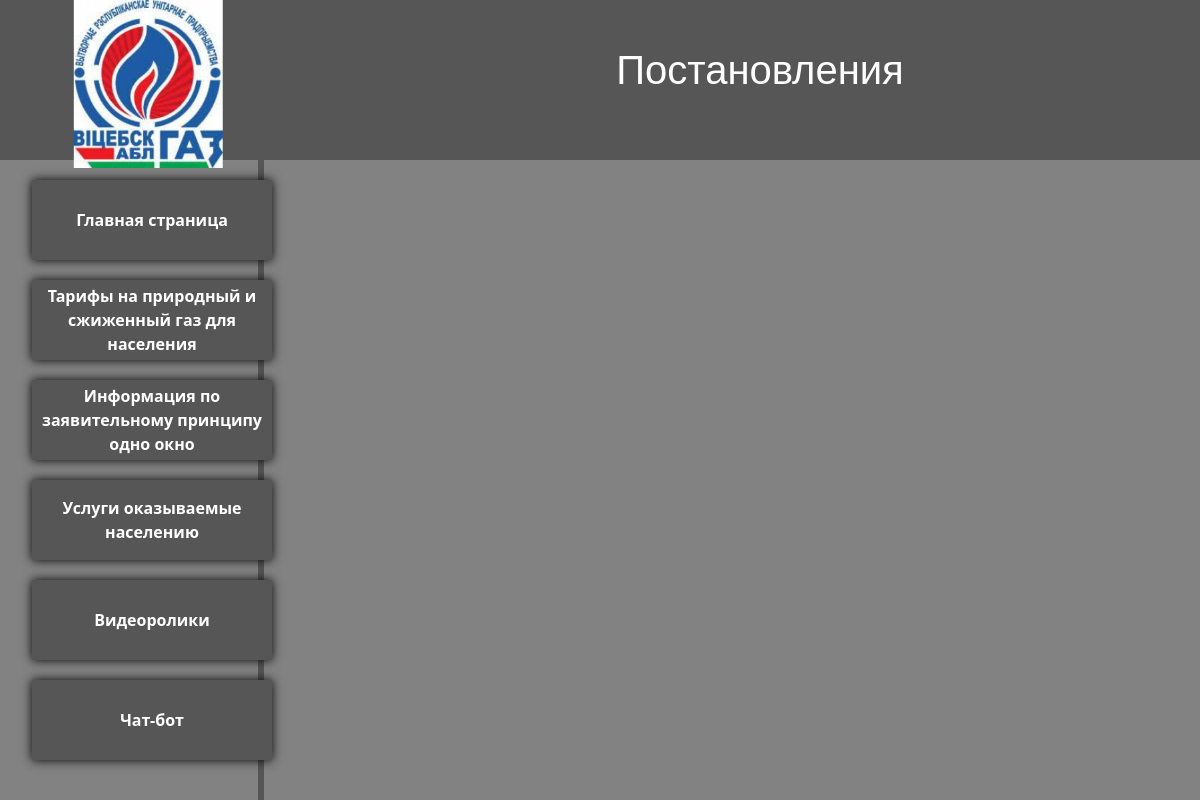
The app's page /onewindow/list_of_normative_documents/Ruling, older data.
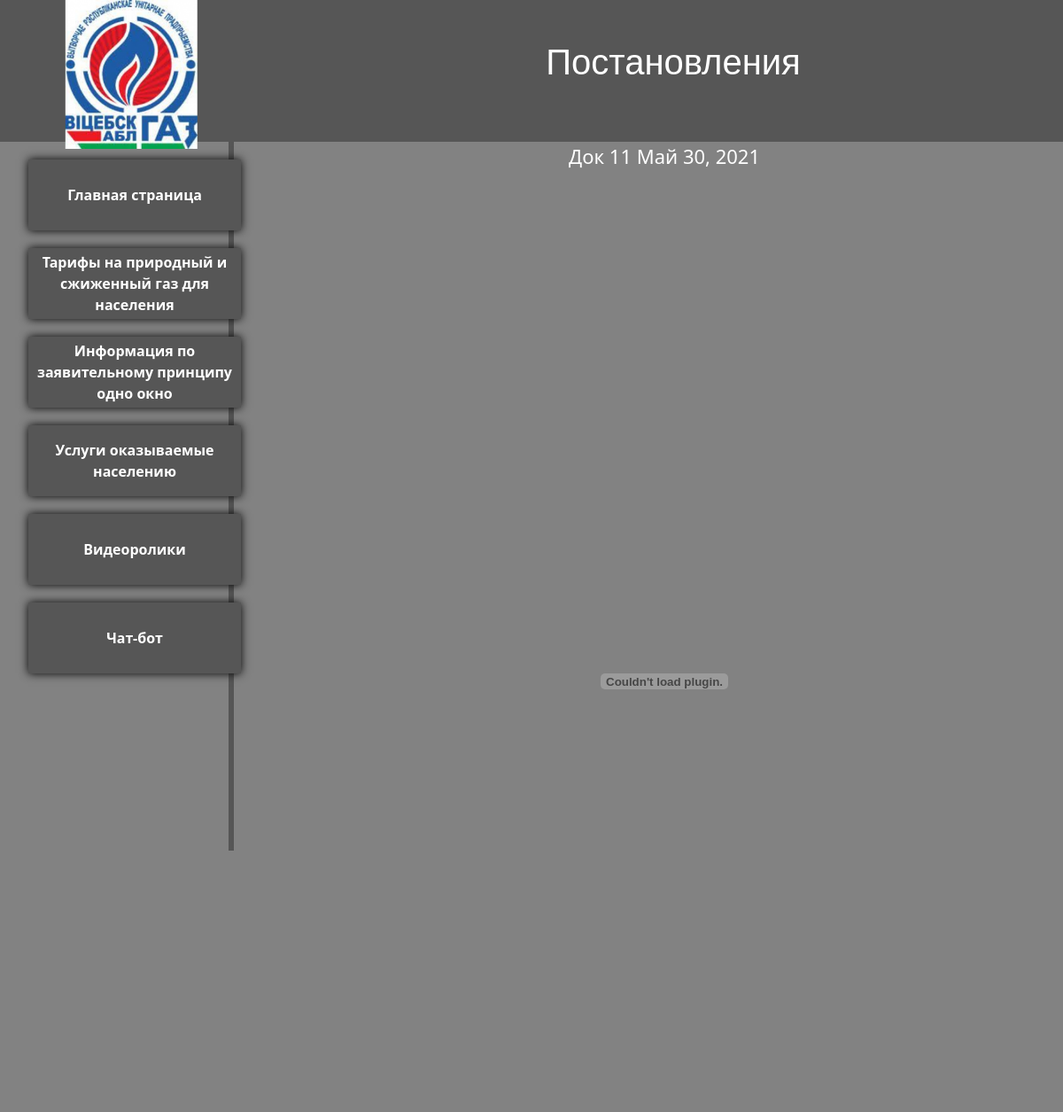
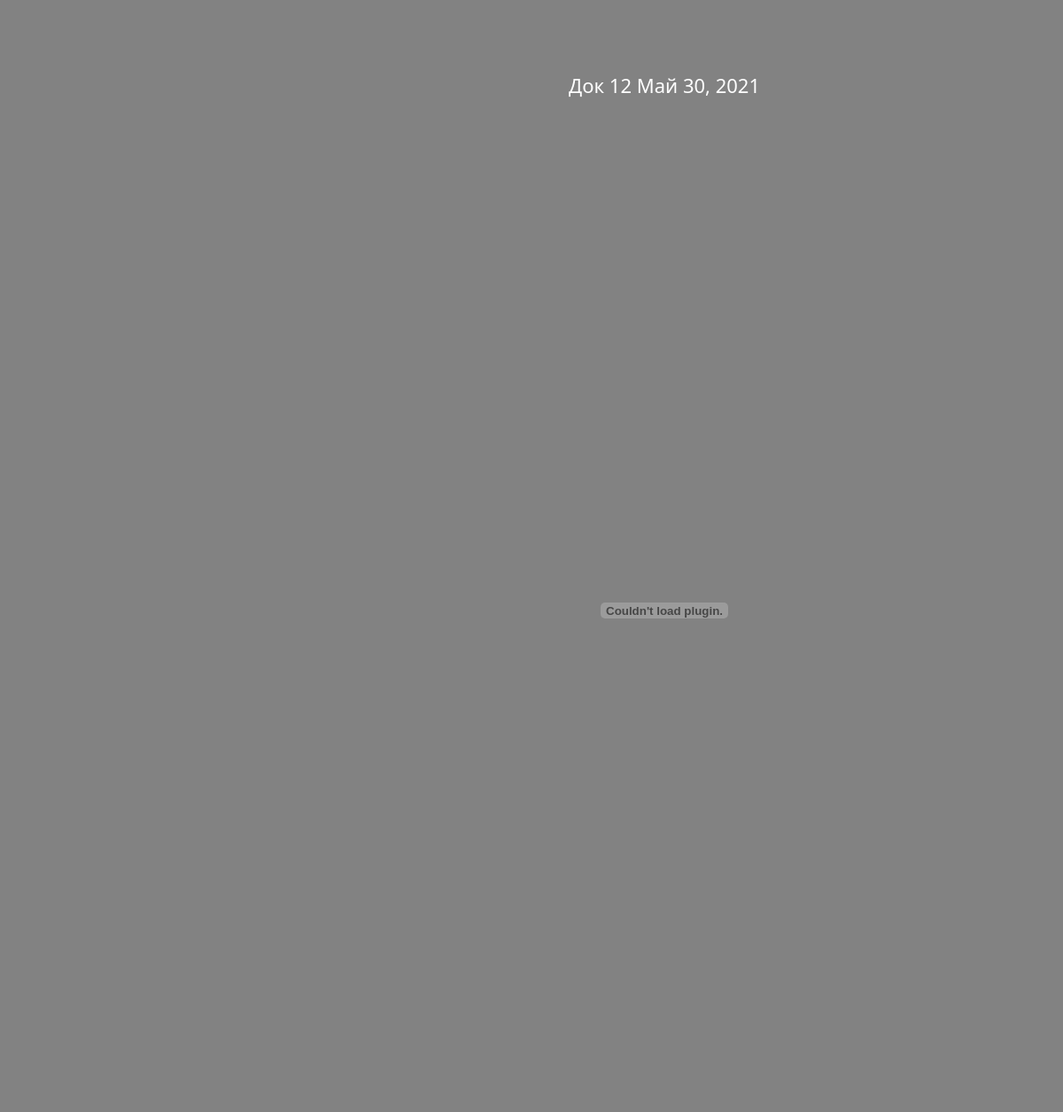
The same page, newer data (2 pictures, top to bottom).
### main/models.py (models this page shows, shortened)
class Ruling(models.Model):
    title = models.CharField(max_length=150)
    Ruling_doc = models.FileField(upload_to='list_of_normative_documents/')
    times = models.DateField()

### main/views.py (the view)
# urls.py: path('onewindow/list_of_normative_documents/Ruling', views.Ruling_home, name='Ruling'),
def Ruling_home(request):
    data = Ruling.objects.all()
    return render(request,'main/list_of_normative_documents/Ruling.html', {'data': data})

### main/templates/main/list_of_normative_documents/Ruling.html (shortened to what this page needs)
{%extends 'main/layout.html'%}
{%block place%}
<p class="top_text">Постановления</p>
{%endblock%}
{%block body%}
{%for el in data%}
<center>
        <div class="botton_color">
                <p href="{{ el.Ruling}}" class="names">{{ el.title }} {{el.times}}</p>
                <embed class="docs_view" src="{{ el.Ruling_doc.url }}">
        </div>
</center>
{%endfor%}
{%endblock%}

Row changes from the older to the newer data that the page shows:
added Ruling: title "Док 11", times "Май 30, 2021"
added Ruling: title "Док 12", times "Май 30, 2021"
